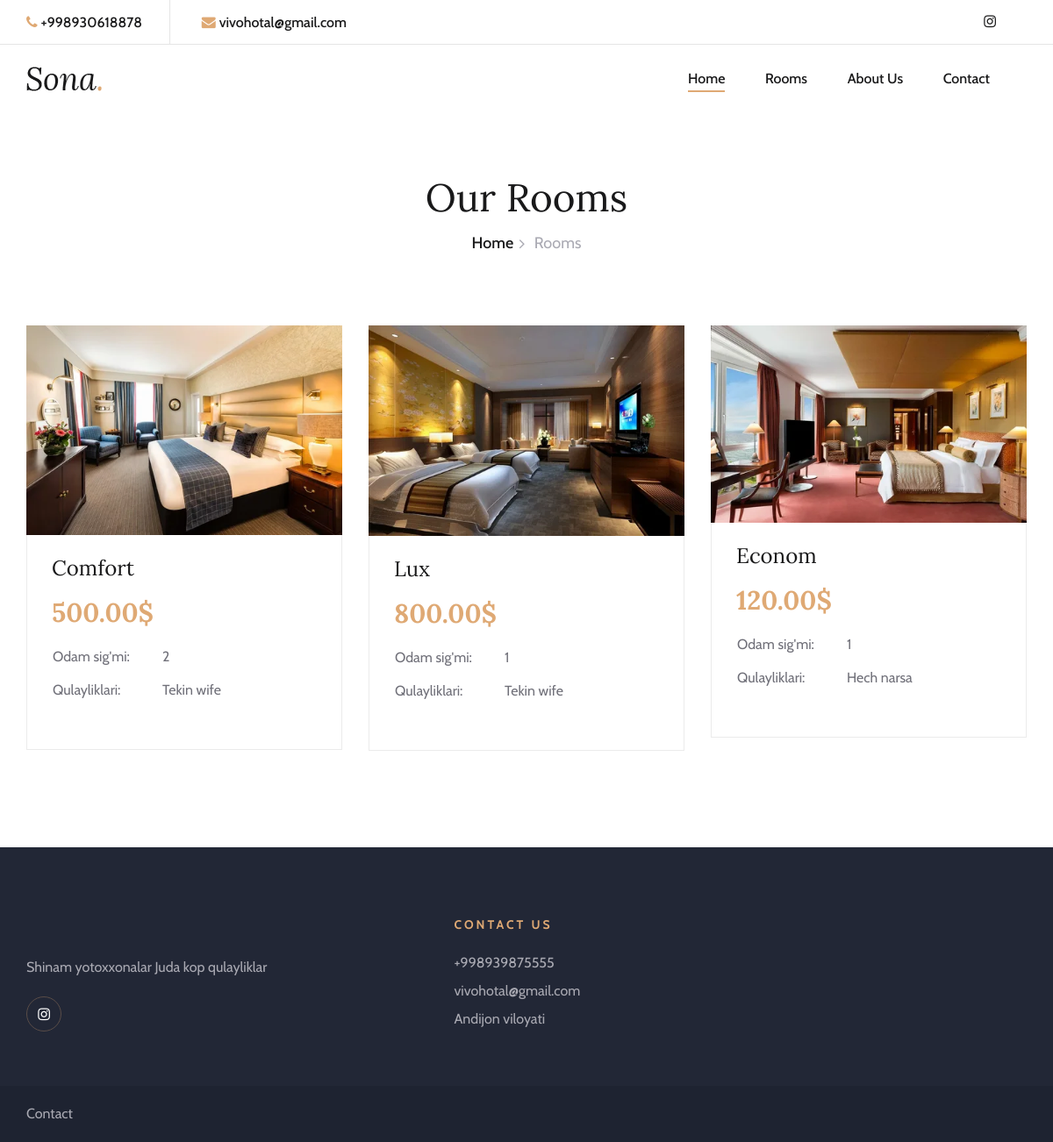
/rooms/, run on the app's committed database.
### main/models.py (models this page shows, shortened)
class Info(models.Model):
    title = models.CharField(max_length=55)
    description = models.CharField(max_length=255)
    address = models.CharField(max_length=55)
    email = models.EmailField()
    phone_number = models.CharField(max_length=15, validators=[RegexValidator(r'^\+?1?\d{9,15}$', message="Telefon raqamingiz noto'g'ri")])
    extra_phone_number = models.CharField(max_length=15, validators=[RegexValidator(r'^\+?1?\d{9,15}$', message="Telefon raqamingiz noto'g'ri")])
    instagramm = models.CharField(max_length=55)

class Pricing(models.Model):
    room_type = models.CharField(max_length=55)
    price = models.DecimalField(max_digits=15, decimal_places=2)
    capacity = models.IntegerField(default=1, verbose_name='Odam_sigmi')
    services = models.CharField(max_length=255, verbose_name='Xonani qulayliklari')
    img = models.ImageField(upload_to='pricing_img/')

### main/views.py (the view)
# urls.py: path('rooms/', room_view, name='rooms_url'),
def room_view(request):
    rooms = Pricing.objects.all().order_by('-id')
    context = {
        'rooms': Pricing.objects.all(),
        'info': Info.objects.last()
    }
    return render(request, 'rooms.html', context)

### templates/rooms.html (shortened to what this page needs)
{% extends 'base.html' %}
{% block content %}
    <div class="breadcrumb-section">
        <div class="container">
            <div class="row">
                <div class="col-lg-12">
                    <div class="breadcrumb-text">
                        <h2>Our Rooms</h2>
                        <div class="bt-option">
                            <a href="{% url 'index_url' %}">Home</a>
                            <span>Rooms</span>
                        </div>
                    </div>
                </div>
            </div>
        </div>
    </div>
    <section class="rooms-section spad">
        <div class="container">
            <div class="row">
                {% for i in rooms %}
                <div class="col-lg-4 col-md-6">
                    <div class="room-item">
                        <img src="{{ i.img.url }}" alt="">
                        <div class="ri-text">
                            <h4>{{ i.room_type }}</h4>
                            <h3>{{ i.price }}$</h3>
                            <table>
                                <tbody>
                                    <tr>
                                        <td class="r-o">Odam sig'mi:</td>
                                        <td>{{ i.capacity }}</td>
                                    </tr>
                                    <tr>
                                        <td class="r-o">Qulayliklari:</td>
                                        <td>{{ i.services }}</td>
                                    </tr>
                                </tbody>
                            </table>
                        </div>
                    </div>
                </div>
                {% endfor %}
            </div>
        </div>
    </section>
{% endblock %}

### templates/base.html (shortened to what this page needs)
{% load static %}
<!DOCTYPE html>
<html lang="zxx">
<head>
    <link rel="stylesheet" href="{% static 'css/bootstrap.min.css' %}" type="text/css">
    <link rel="stylesheet" href="{% static 'css/font-awesome.min.css' %}" type="text/css">
    <link rel="stylesheet" href="{% static 'css/elegant-icons.css' %}" type="text/css">
    <link rel="stylesheet" href="{% static 'css/flaticon.css' %}" type="text/css">
    <link rel="stylesheet" href="{% static 'css/owl.carousel.min.css' %}" type="text/css">
    <link rel="stylesheet" href="{% static 'css/nice-select.css' %}" type="text/css">
    <link rel="stylesheet" href="{% static 'css/jquery-ui.min.css' %}" type="text/css">
    <link rel="stylesheet" href="{% static 'css/magnific-popup.css' %}" type="text/css">
    <link rel="stylesheet" href="{% static 'css/slicknav.min.css' %}" type="text/css">
    <link rel="stylesheet" href="{% static 'css/style.css' %}" type="text/css">
</head>
<body>
    <header class="header-section">
        <div class="top-nav">
            <div class="container">
                <div class="row">
                    <div class="col-lg-6">
                        <ul class="tn-left">
                            <li><i class="fa fa-phone"></i>{{ info.phone_number }}</li>
                            <li><i class="fa fa-envelope"></i>{{ info.email }}</li>
                        </ul>
                    </div>
                    <div class="col-lg-6">
                        <div class="tn-right">
                            <div class="top-social">
                                <a href="{{ info.instagramm }}"><i class="fa fa-instagram"></i></a>
                            </div>
                        </div>
                    </div>
                </div>
            </div>
        </div>
        <div class="menu-item">
            <div class="container">
                <div class="row">
                    <div class="col-lg-2">
                        <div class="logo">
                            <a href="./index.html">
                                <img src="img/logo.png" alt="">
                            </a>
                        </div>
                    </div>
                    <div class="col-lg-10">
                        <div class="nav-menu">
                            <nav class="mainmenu">
                                <ul>
                                    <li class="active"><a href="{% url 'index_url' %}">Home</a></li>
                                    <li><a href="{% url 'rooms_url' %}">Rooms</a></li>
                                    <li><a href="{% url 'about_us_url' %}">About Us</a></li>
                                    <li><a href="{% url 'contact_url' %}">Contact</a></li>
                                </ul>
                            </nav>
                        </div>
                    </div>
                </div>
            </div>
        </div>
    </header>
{% block content %}
{% endblock %}
    <footer class="footer-section">
        <div class="container">
            <div class="footer-text">
                <div class="row">
                    <div class="col-lg-4">
                        <div class="ft-about">
                            <div class="logo">
                            </div>
                            <p>{{ info.description }}</p>
                            <div class="fa-social">
                                <a href="{{ info.instagramm }}"><i class="fa fa-instagram"></i></a>
                            </div>
                        </div>
                    </div>
                    <div class="col-lg-3 offset-lg-1">
                        <div class="ft-contact">
                            <h6>Contact Us</h6>
                            <ul>
                                <li>{{ info.extra_phone_number }}</li>
                                <li>{{ info.email }}</li>
                                <li> {{ info.address }} </li>
                            </ul>
                        </div>
                    </div>
                    <div class="col-lg-3 offset-lg-1">
                    </div>
                </div>
            </div>
        </div>
        <div class="copyright-option">
            <div class="container">
                <div class="row">
                    <div class="col-lg-7">
                        <ul>
                            <li><a href="{% url 'contact_url' %}">Contact</a></li>
                        </ul>
                    </div>
                    <div class="col-lg-5">
                    </div>
                </div>
            </div>
        </div>
    </footer>
</body>
</html>

### data on the page
Info: phone_number "+998930618878", email "vivohotal@gmail.com", description "Shinam yotoxxonalar Juda kop qulayliklar", extra_phone_number "+998939875555", address "Andijon viloyati"
Pricing: img (picture), room_type "Comfort", price "500.00", capacity "2", services "Tekin wife"
Pricing: img (picture), room_type "Lux", price "800.00", capacity "1", services "Tekin wife"
Pricing: img (picture), room_type "Econom", price "120.00", capacity "1", services "Hech narsa"
